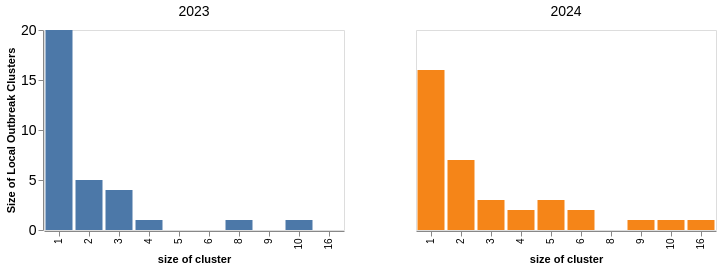

Here is the notebook cell this chart was saved with:
### Code cell
clust_dist_plot =  alt.Chart(clust_dist[clust_dist.year !="2022"]).mark_bar(opacity = 1).encode(
    alt.X('size_of_cluster:N', title= "size of cluster"),
    alt.Y('count', axis=alt.Axis(title="Size of Local Outbreak Clusters", grid=False, labelFontSize = 14), stack = None), 
    alt.Color("year", legend = None), 
    column= alt.Column("year:N", title = None, spacing = 70, header=alt.Header(labelFontSize = 14))
).properties(
    width=300,
    height=200
)
clust_dist_plot

### Figure 1 — Vega-Lite specification as saved in the notebook (floating-point values rounded to 4 significant figures)
{"config": {"view": {"continuousWidth": 400, "continuousHeight": 300}}, "data": {"name": "data-0d43ea7a4692ea89179c64ebe9386ad6"}, "mark": {"type": "bar", "opacity": 1}, "encoding": {"color": {"field": "year", "legend": null, "type": "nominal"}, "column": {"field": "year", "header": {"labelFontSize": 14}, "spacing": 70, "title": null, "type": "nominal"}, "x": {"field": "size_of_cluster", "title": "size of cluster", "type": "nominal"}, "y": {"axis": {"grid": false, "labelFontSize": 14, "title": "Size of Local Outbreak Clusters"}, "field": "count", "stack": null, "type": "quantitative"}}, "height": 200, "width": 300, "$schema": "https://vega.github.io/schema/vega-lite/v4.17.0.json", "datasets": {"data-0d43ea7a4692ea89179c64ebe9386ad6": [{"year": "2023", "size_of_cluster": 1, "count": 20}, {"year": "2023", "size_of_cluster": 2, "count": 5}, {"year": "2023", "size_of_cluster": 3, "count": 4}, {"year": "2023", "size_of_cluster": 4, "count": 1}, {"year": "2023", "size_of_cluster": 8, "count": 1}, {"year": "2023", "size_of_cluster": 10, "count": 1}, {"year": "2024", "size_of_cluster": 1, "count": 16}, {"year": "2024", "size_of_cluster": 2, "count": 7}, {"year": "2024", "size_of_cluster": 3, "count": 3}, {"year": "2024", "size_of_cluster": 4, "count": 2}, {"year": "2024", "size_of_cluster": 5, "count": 3}, {"year": "2024", "size_of_cluster": 6, "count": 2}, {"year": "2024", "size_of_cluster": 9, "count": 1}, {"year": "2024", "size_of_cluster": 10, "count": 1}, {"year": "2024", "size_of_cluster": 16, "count": 1}]}}
